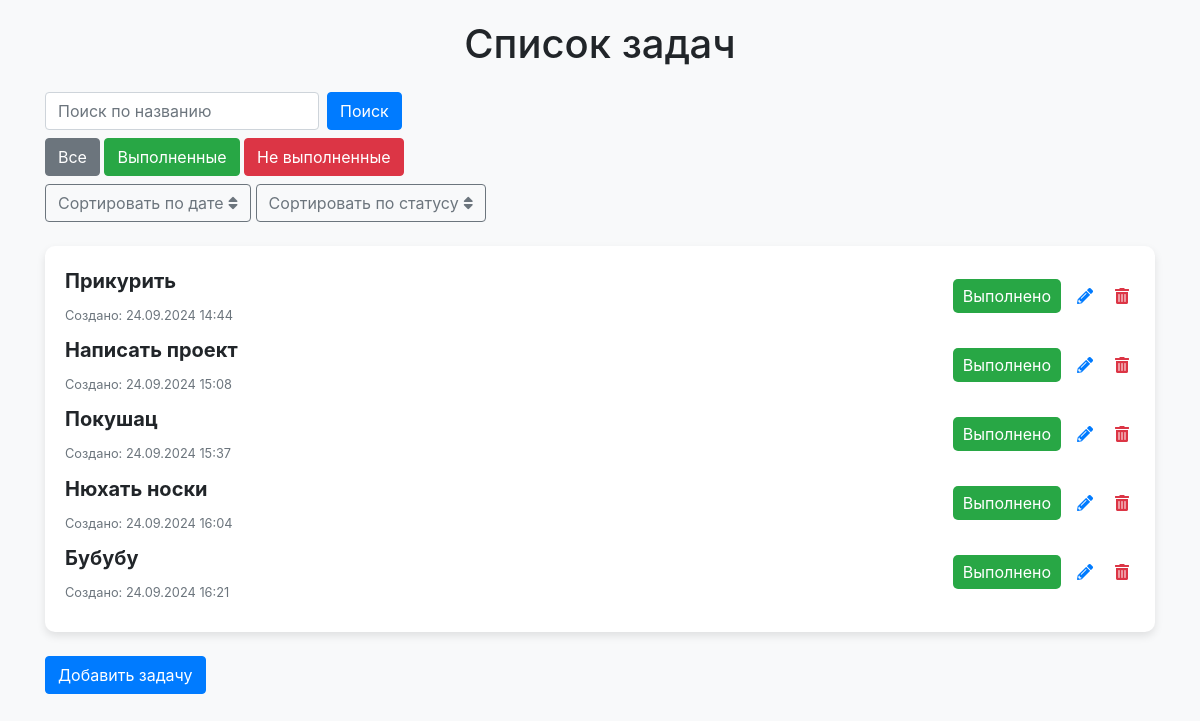
Page /?status=not_completed on the committed database.
### todo/models.py (models this page shows, shortened)
class Task(models.Model):
    title = models.CharField(max_length=200)
    completed = models.BooleanField(default=False)
    created_at = models.DateTimeField(auto_now_add=True)

### todo/views.py (the view)
# urls.py: path('', views.task_list, name='task_list'),
def task_list(request):
    status = request.GET.get('status', 'all')
    sort_by = request.GET.get('sort_by', 'created_at')
    sort_order = request.GET.get('sort_order', 'asc')
    search = request.GET.get('search', '').lower()
    if status == 'completed':
        tasks = Task.objects.filter(completed=True)
    elif status == 'not_completed':
        tasks = Task.objects.filter(completed=False)
    else:
        tasks = Task.objects.all()
    if search:
        tasks = [task for task in tasks if search in task.title.lower()]
    if sort_by == 'created_at':
        tasks = sorted(tasks, key=lambda task: task.created_at, reverse=(sort_order == 'desc'))
    elif sort_by == 'completed':
        tasks = sorted(tasks, key=lambda task: (task.completed, task.created_at), reverse=(sort_order == 'desc'))
    return render(request, 'todo/task_list.html', {'tasks': tasks})

### todo/templates/todo/task_list.html (shortened to what this page needs)
<!DOCTYPE html>
<html lang="en">
<head>
    <link href="https://stackpath.bootstrapcdn.com/bootstrap/4.5.2/css/bootstrap.min.css" rel="stylesheet">
    <link rel="stylesheet" href="https://cdnjs.cloudflare.com/ajax/libs/font-awesome/5.15.3/css/all.min.css">
</head>
<body>
    <div class="container">
        <h1 class="text-center mb-4">Список задач</h1>
        <div class="mb-4">
            <form method="GET" class="form-inline">
                <input type="text" name="search" class="form-control mr-2" placeholder="Поиск по названию" id="searchInput">
                <button type="submit" class="btn btn-primary">Поиск</button>
            </form>
            <div class="mt-2">
                <a href="?status=all" class="btn btn-secondary">Все</a>
                <a href="?status=completed" class="btn btn-success">Выполненные</a>
                <a href="?status=not_completed" class="btn btn-danger">Не выполненные</a>
                <div class="mt-2">
                    <a href="#" class="btn btn-outline-secondary sort-by" data-sort-by="created_at">Сортировать по дате <i class="fas fa-sort"></i></a>
                    <a href="#" class="btn btn-outline-secondary sort-by" data-sort-by="completed">Сортировать по статусу <i class="fas fa-sort"></i></a>
                </div>
            </div>
        </div>
        <div class="task-list" id="taskList">
            {% for task in tasks %}
                <div class="task-item d-flex justify-content-between align-items-center">
                    <div>
                        <div class="task-title">
                            {{ task.title }}
                        </div>
                        <div class="task-created-at">Создано: {{ task.created_at|date:"d.m.Y H:i" }}</div>
                    </div>
                    <div class="task-actions">
                        <button class="complete-task {% if task.completed %}completed{% endif %}" data-task-id="{{ task.id }}">
                            {% if task.completed %}Не выполнено{% else %}Выполнено{% endif %}
                        </button>
                        <button class="edit-task" data-task-id="{{ task.id }}"><i class="fas fa-pencil-alt"></i></button>
                        <button class="delete-task" data-task-id="{{ task.id }}"><i class="fas fa-trash-alt"></i></button>
                    </div>
                </div>
            {% endfor %}
        </div>
        <div class="mt-4">
            <button type="button" class="btn btn-primary" data-toggle="modal" data-target="#addTaskModal">
                Добавить задачу
            </button>
        </div>
    </div>
</body>
</html>

### todo/templates/todo/task_list.html (style rules this page uses)
body { padding: 20px; background-color: #f8f9fa; }
.task-item { margin-bottom: 10px; transition: background-color 0.3s ease; }
.task-list { background-color: #fff; border-radius: 10px; padding: 20px; box-shadow: 0 4px 8px rgba(0, 0, 0, 0.1); }
.task-title { font-size: 1.25rem; font-weight: bold; margin-bottom: 10px; display: flex; align-items: center; }
.task-actions { display: flex; align-items: center; }
.delete-task { background: none; border: none; color: #dc3545; cursor: pointer; transition: color 0.3s ease; }
.task-created-at { font-size: 0.8rem; color: #6c757d; }
.complete-task { background-color: #28a745; color: #fff; border: none; padding: 5px 10px; border-radius: 5px; cursor: pointer; margin-right: 10px; transition: background-color 0.3s ease; }
.edit-task { background: none; border: none; color: #007bff; cursor: pointer; margin-right: 10px; transition: color 0.3s ease; }

### rows in the picture
Task: title "Прикурить", created_at "24.09.2024 14:44", completed "Выполнено"
Task: title "Написать проект", created_at "24.09.2024 15:08", completed "Выполнено"
Task: title "Покушац", created_at "24.09.2024 15:37", completed "Выполнено"
Task: title "Нюхать носки", created_at "24.09.2024 16:04", completed "Выполнено"
Task: title "Бубубу", created_at "24.09.2024 16:21", completed "Выполнено"
